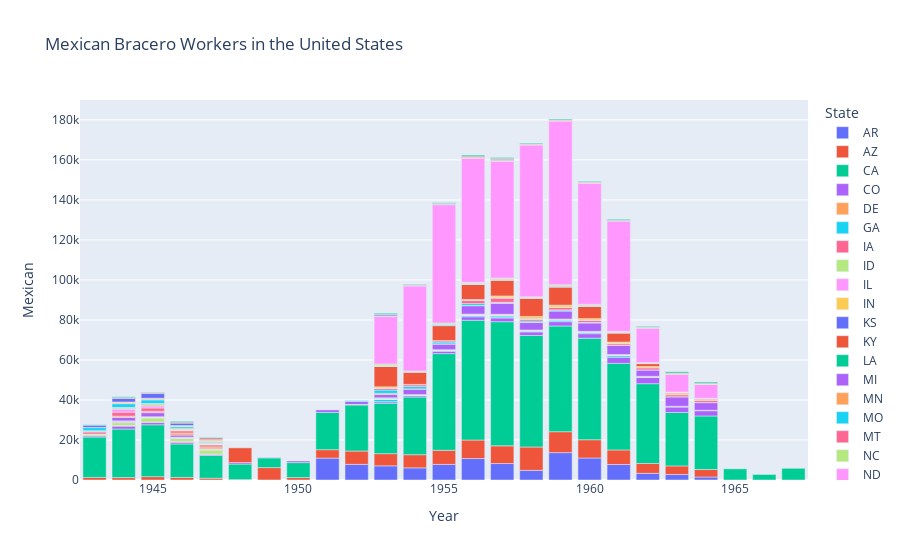

Here is the notebook cell this chart was saved with:
### Markdown cell above
This drop before the end of the Bracero Program can even be seen in the numbers of contracted Bracero Workers. Like with seasonal workers, the decline in Bracero workers started declining in around 1960, showing that it is likely that the decline in seasonal workers was partly due to a decline in Bracero workers.

### Code cell
mexican_df = farmworkers_df[farmworkers_df['Mexican'].notna()]
mexican_df = farmworkers_df[farmworkers_df['Mexican'] > 0.0]
mexican_total = mexican_df.groupby(['State', 'Year'])['Mexican'].mean().reset_index()

bracerofig = px.bar(mexican_total, x='Year', y='Mexican', color='State', title='Mexican Bracero Workers in the United States')
bracerofig.show()

### Figure 1 — Plotly figure (JSON) as saved in the notebook; plotly's stock layout.template omitted (floating-point values rounded to 4 significant figures)
{"data": [{"alignmentgroup": "True", "hovertemplate": "State=AR<br>Year=%{x}<br>Mexican=%{y}<extra></extra>", "legendgroup": "AR", "marker": {"color": "#636efa", "pattern": {"shape": ""}}, "name": "AR", "offsetgroup": "AR", "orientation": "v", "showlegend": true, "textposition": "auto", "type": "bar", "x": [1951, 1952, 1953, 1954, 1955, 1956, 1957, 1958, 1959, 1960, 1961, 1962, 1963, 1964], "xaxis": "x", "y": [10950, 7823.0, 7084.0, 6071.0, 7804.0, 10730.0, 8229, 4834.0, 13680.0, 11000.0, 7742.0, 3330, 2756.0, 1509.0], "yaxis": "y"}, {"alignmentgroup": "True", "hovertemplate": "State=AZ<br>Year=%{x}<br>Mexican=%{y}<extra></extra>", "legendgroup": "AZ", "marker": {"color": "#EF553B", "pattern": {"shape": ""}}, "name": "AZ", "offsetgroup": "AZ", "orientation": "v", "showlegend": true, "textposition": "auto", "type": "bar", "x": [1943, 1944, 1945, 1946, 1947, 1948, 1949, 1950, 1951, 1952, 1953, 1954, 1955, 1956, 1957, 1958, 1959, 1960, 1961, 1962, 1963, 1964], "xaxis": "x", "y": [1293.0, 1208.0, 1672.0, 1281.0, 900.5, 187.2, 6200, 1225, 4208.0, 6658.0, 6082.0, 6576.0, 7055.0, 9256.0, 8850.0, 11660.0, 10470.0, 9118.0, 7295.0, 4938.0, 4296, 3730.0], "yaxis": "y"}, {"alignmentgroup": "True", "hovertemplate": "State=CA<br>Year=%{x}<br>Mexican=%{y}<extra></extra>", "legendgroup": "CA", "marker": {"color": "#00cc96", "pattern": {"shape": ""}}, "name": "CA", "offsetgroup": "CA", "orientation": "v", "showlegend": true, "textposition": "auto", "type": "bar", "x": [1943, 1944, 1945, 1946, 1947, 1948, 1949, 1950, 1951, 1952, 1953, 1954, 1955, 1956, 1957, 1958, 1959, 1960, 1961, 1962, 1963, 1964, 1965, 1966, 1967], "xaxis": "x", "y": [20180.0, 24250.0, 25930.0, 16750.0, 11410.0, 7783.0, 4858.0, 7475, 18600, 23010.0, 25260.0, 28830.0, 48325, 59840.0, 62050.0, 55780.0, 52830.0, 50780.0, 43270, 39880.0, 26690.0, 26770.0, 5593.0, 2772, 5850], "yaxis": "y"}, {"alignmentgroup": "True", "hovertemplate": "State=CO<br>Year=%{x}<br>Mexican=%{y}<extra></extra>", "legendgroup": "CO", "marker": {"color": "#ab63fa", "pattern": {"shape": ""}}, "name": "CO", "offsetgroup": "CO", "orientation": "v", "showlegend": true, "textposition": "auto", "type": "bar", "x": [1943, 1944, 1945, 1946, 1947, 1949, 1950, 1953, 1954, 1955, 1956, 1957, 1958, 1959, 1960, 1961, 1962, 1963, 1964], "xaxis": "x", "y": [578.9, 1449.0, 1114.0, 793.2, 518, 234, 812, 710.4, 659.2, 1200, 1784.0, 1924.0, 1762.0, 2167.0, 2232.0, 3033.0, 3192.0, 2811.0, 2625.0], "yaxis": "y"}, {"alignmentgroup": "True", "hovertemplate": "State=DE<br>Year=%{x}<br>Mexican=%{y}<extra></extra>", "legendgroup": "DE", "marker": {"color": "#FFA15A", "pattern": {"shape": ""}}, "name": "DE", "offsetgroup": "DE", "orientation": "v", "showlegend": true, "textposition": "auto", "type": "bar", "x": [1957], "xaxis": "x", "y": [115], "yaxis": "y"}, {"alignmentgroup": "True", "hovertemplate": "State=GA<br>Year=%{x}<br>Mexican=%{y}<extra></extra>", "legendgroup": "GA", "marker": {"color": "#19d3f3", "pattern": {"shape": ""}}, "name": "GA", "offsetgroup": "GA", "orientation": "v", "showlegend": true, "textposition": "auto", "type": "bar", "x": [1953, 1954, 1955, 1956, 1957, 1958, 1959, 1960, 1961], "xaxis": "x", "y": [1152, 212.5, 242.3, 646.7, 888, 439, 821, 644.5, 763.5], "yaxis": "y"}, {"alignmentgroup": "True", "hovertemplate": "State=IA<br>Year=%{x}<br>Mexican=%{y}<extra></extra>", "legendgroup": "IA", "marker": {"color": "#FF6692", "pattern": {"shape": ""}}, "name": "IA", "offsetgroup": "IA", "orientation": "v", "showlegend": true, "textposition": "auto", "type": "bar", "x": [1944, 1945, 1946, 1947, 1953, 1956, 1957, 1958, 1959, 1960, 1961, 1962], "xaxis": "x", "y": [329.2, 292.7, 423.4, 172.6, 40, 30.67, 32, 44, 48.33, 70.67, 193, 98.5], "yaxis": "y"}, {"alignmentgroup": "True", "hovertemplate": "State=ID<br>Year=%{x}<br>Mexican=%{y}<extra></extra>", "legendgroup": "ID", "marker": {"color": "#B6E880", "pattern": {"shape": ""}}, "name": "ID", "offsetgroup": "ID", "orientation": "v", "showlegend": true, "textposition": "auto", "type": "bar", "x": [1943, 1944, 1945, 1946, 1947, 1953, 1954, 1955, 1956, 1957], "xaxis": "x", "y": [622.5, 1463.0, 2013.0, 1519, 1957.0, 223.8, 159.4, 179.2, 177.2, 127.2], "yaxis": "y"}, {"alignmentgroup": "True", "hovertemplate": "State=IL<br>Year=%{x}<br>Mexican=%{y}<extra></extra>", "legendgroup": "IL", "marker": {"color": "#FF97FF", "pattern": {"shape": ""}}, "name": "IL", "offsetgroup": "IL", "orientation": "v", "showlegend": true, "textposition": "auto", "type": "bar", "x": [1944, 1945, 1946, 1947, 1953, 1954, 1955, 1956, 1957, 1958, 1959, 1960, 1961, 1962, 1963], "xaxis": "x", "y": [576.8, 312.7, 379.1, 269.2, 24.6, 74.57, 159, 140.7, 150, 112.3, 82.5, 123, 47.5, 113, 35], "yaxis": "y"}, {"alignmentgroup": "True", "hovertemplate": "State=IN<br>Year=%{x}<br>Mexican=%{y}<extra></extra>", "legendgroup": "IN", "marker": {"color": "#FECB52", "pattern": {"shape": ""}}, "name": "IN", "offsetgroup": "IN", "orientation": "v", "showlegend": true, "textposition": "auto", "type": "bar", "x": [1944, 1945, 1946, 1947, 1952, 1953, 1954, 1955, 1956, 1957, 1958, 1959, 1960, 1961, 1962, 1963, 1964], "xaxis": "x", "y": [74.5, 191.1, 107.2, 86.88, 310, 210.2, 116.2, 166.5, 158, 255.2, 222, 187.4, 218.5, 293, 202.5, 185.5, 101], "yaxis": "y"}, {"alignmentgroup": "True", "hovertemplate": "State=KS<br>Year=%{x}<br>Mexican=%{y}<extra></extra>", "legendgroup": "KS", "marker": {"color": "#636efa", "pattern": {"shape": ""}}, "name": "KS", "offsetgroup": "KS", "orientation": "v", "showlegend": true, "textposition": "auto", "type": "bar", "x": [1943, 1944, 1945, 1946, 1947, 1956, 1957, 1958, 1959, 1960, 1961, 1962, 1963, 1964], "xaxis": "x", "y": [62.25, 218.9, 104.7, 180.6, 188.6, 28.67, 95, 39, 12.6, 14.17, 34, 78.5, 80.5, 143.3], "yaxis": "y"}, {"alignmentgroup": "True", "hovertemplate": "State=KY<br>Year=%{x}<br>Mexican=%{y}<extra></extra>", "legendgroup": "KY", "marker": {"color": "#EF553B", "pattern": {"shape": ""}}, "name": "KY", "offsetgroup": "KY", "orientation": "v", "showlegend": true, "textposition": "auto", "type": "bar", "x": [1953, 1956, 1957, 1958, 1959, 1960, 1961], "xaxis": "x", "y": [73.5, 193.5, 142.4, 96, 162.6, 94.25, 57], "yaxis": "y"}, {"alignmentgroup": "True", "hovertemplate": "State=LA<br>Year=%{x}<br>Mexican=%{y}<extra></extra>", "legendgroup": "LA", "marker": {"color": "#00cc96", "pattern": {"shape": ""}}, "name": "LA", "offsetgroup": "LA", "orientation": "v", "showlegend": true, "textposition": "auto", "type": "bar", "x": [1953], "xaxis": "x", "y": [245.7], "yaxis": "y"}, {"alignmentgroup": "True", "hovertemplate": "State=MI<br>Year=%{x}<br>Mexican=%{y}<extra></extra>", "legendgroup": "MI", "marker": {"color": "#ab63fa", "pattern": {"shape": ""}}, "name": "MI", "offsetgroup": "MI", "orientation": "v", "showlegend": true, "textposition": "auto", "type": "bar", "x": [1944, 1945, 1946, 1947, 1948, 1951, 1952, 1953, 1954, 1955, 1956, 1957, 1958, 1959, 1960, 1961, 1962, 1963, 1964], "xaxis": "x", "y": [1735, 2040, 1036.0, 54.55, 745.3, 1286.0, 1475.0, 1587.0, 2707.0, 2816.0, 4122.0, 5506.0, 3715, 4062.0, 4258.0, 4545.0, 3177.0, 4736.0, 3814.0], "yaxis": "y"}, {"alignmentgroup": "True", "hovertemplate": "State=MN<br>Year=%{x}<br>Mexican=%{y}<extra></extra>", "legendgroup": "MN", "marker": {"color": "#FFA15A", "pattern": {"shape": ""}}, "name": "MN", "offsetgroup": "MN", "orientation": "v", "showlegend": true, "textposition": "auto", "type": "bar", "x": [1943, 1944, 1945, 1946, 1947, 1953, 1954, 1955, 1956, 1957, 1958, 1959, 1960, 1961, 1962, 1963, 1964], "xaxis": "x", "y": [235.5, 612, 669.6, 1030.0, 990.9, 615.3, 138, 104, 155, 259.8, 100, 58, 49, 37.5, 29.33, 26.33, 14], "yaxis": "y"}, {"alignmentgroup": "True", "hovertemplate": "State=MO<br>Year=%{x}<br>Mexican=%{y}<extra></extra>", "legendgroup": "MO", "marker": {"color": "#19d3f3", "pattern": {"shape": ""}}, "name": "MO", "offsetgroup": "MO", "orientation": "v", "showlegend": true, "textposition": "auto", "type": "bar", "x": [1953, 1954, 1955, 1956, 1957, 1958, 1959, 1960], "xaxis": "x", "y": [1650, 1163.0, 906, 938.3, 227.5, 685, 497, 194.8], "yaxis": "y"}, {"alignmentgroup": "True", "hovertemplate": "State=MT<br>Year=%{x}<br>Mexican=%{y}<extra></extra>", "legendgroup": "MT", "marker": {"color": "#FF6692", "pattern": {"shape": ""}}, "name": "MT", "offsetgroup": "MT", "orientation": "v", "showlegend": true, "textposition": "auto", "type": "bar", "x": [1943, 1944, 1945, 1946, 1947, 1953, 1954, 1955, 1956, 1957, 1958, 1959, 1960, 1961, 1962, 1963, 1964], "xaxis": "x", "y": [1029.0, 1986.0, 1669.0, 1081.0, 986.7, 847, 877.7, 627.7, 1507, 2082.0, 831, 1217, 1002, 798.7, 1011.0, 981.7, 983.5], "yaxis": "y"}, {"alignmentgroup": "True", "hovertemplate": "State=NC<br>Year=%{x}<br>Mexican=%{y}<extra></extra>", "legendgroup": "NC", "marker": {"color": "#B6E880", "pattern": {"shape": ""}}, "name": "NC", "offsetgroup": "NC", "orientation": "v", "showlegend": true, "textposition": "auto", "type": "bar", "x": [1947], "xaxis": "x", "y": [330.3], "yaxis": "y"}, {"alignmentgroup": "True", "hovertemplate": "State=ND<br>Year=%{x}<br>Mexican=%{y}<extra></extra>", "legendgroup": "ND", "marker": {"color": "#FF97FF", "pattern": {"shape": ""}}, "name": "ND", "offsetgroup": "ND", "orientation": "v", "showlegend": true, "textposition": "auto", "type": "bar", "x": [1943, 1944, 1945, 1946, 1947, 1953, 1957, 1958, 1959, 1960, 1961], "xaxis": "x", "y": [199.5, 1503.0, 1036.0, 242.2, 58.22, 80, 170, 249, 36, 54, 108], "yaxis": "y"}, {"alignmentgroup": "True", "hovertemplate": "State=NE<br>Year=%{x}<br>Mexican=%{y}<extra></extra>", "legendgroup": "NE", "marker": {"color": "#FECB52", "pattern": {"shape": ""}}, "name": "NE", "offsetgroup": "NE", "orientation": "v", "showlegend": true, "textposition": "auto", "type": "bar", "x": [1943, 1944, 1945, 1946, 1947, 1953, 1954, 1955, 1956, 1957, 1958, 1959, 1960, 1961, 1962, 1963, 1964], "xaxis": "x", "y": [182.5, 425.7, 684.3, 663.8, 505.9, 698, 209.5, 123.9, 450.8, 896.7, 1202.0, 1072, 811.3, 765.3, 702, 681.8, 546.3], "yaxis": "y"}, {"alignmentgroup": "True", "hovertemplate": "State=NH<br>Year=%{x}<br>Mexican=%{y}<extra></extra>", "legendgroup": "NH", "marker": {"color": "#636efa", "pattern": {"shape": ""}}, "name": "NH", "offsetgroup": "NH", "orientation": "v", "showlegend": true, "textposition": "auto", "type": "bar", "x": [1956], "xaxis": "x", "y": [79], "yaxis": "y"}, {"alignmentgroup": "True", "hovertemplate": "State=NM<br>Year=%{x}<br>Mexican=%{y}<extra></extra>", "legendgroup": "NM", "marker": {"color": "#EF553B", "pattern": {"shape": ""}}, "name": "NM", "offsetgroup": "NM", "orientation": "v", "showlegend": true, "textposition": "auto", "type": "bar", "x": [1946, 1948, 1953, 1954, 1955, 1956, 1957, 1958, 1959, 1960, 1961, 1962, 1963, 1964], "xaxis": "x", "y": [22.38, 7356, 10230.0, 6132.0, 7463.0, 7571.0, 7945, 9125.0, 9087.0, 6082.0, 4514.0, 1443.0, 543.8, 393.6], "yaxis": "y"}, {"alignmentgroup": "True", "hovertemplate": "State=NV<br>Year=%{x}<br>Mexican=%{y}<extra></extra>", "legendgroup": "NV", "marker": {"color": "#00cc96", "pattern": {"shape": ""}}, "name": "NV", "offsetgroup": "NV", "orientation": "v", "showlegend": true, "textposition": "auto", "type": "bar", "x": [1943, 1944, 1945, 1946, 1947, 1953, 1954, 1955, 1956, 1957, 1958, 1959, 1960, 1961, 1962, 1963], "xaxis": "x", "y": [281.1, 304.5, 443.4, 220, 119.1, 82, 60, 43, 22.33, 31, 39.57, 37.71, 60.86, 25.14, 29, 29], "yaxis": "y"}, {"alignmentgroup": "True", "hovertemplate": "State=NY<br>Year=%{x}<br>Mexican=%{y}<extra></extra>", "legendgroup": "NY", "marker": {"color": "#ab63fa", "pattern": {"shape": ""}}, "name": "NY", "offsetgroup": "NY", "orientation": "v", "showlegend": true, "textposition": "auto", "type": "bar", "x": [1947], "xaxis": "x", "y": [173.7], "yaxis": "y"}, {"alignmentgroup": "True", "hovertemplate": "State=OH<br>Year=%{x}<br>Mexican=%{y}<extra></extra>", "legendgroup": "OH", "marker": {"color": "#FFA15A", "pattern": {"shape": ""}}, "name": "OH", "offsetgroup": "OH", "orientation": "v", "showlegend": true, "textposition": "auto", "type": "bar", "x": [1944, 1945, 1956, 1957], "xaxis": "x", "y": [129, 80.75, 50, 64], "yaxis": "y"}, {"alignmentgroup": "True", "hovertemplate": "State=OR<br>Year=%{x}<br>Mexican=%{y}<extra></extra>", "legendgroup": "OR", "marker": {"color": "#19d3f3", "pattern": {"shape": ""}}, "name": "OR", "offsetgroup": "OR", "orientation": "v", "showlegend": true, "textposition": "auto", "type": "bar", "x": [1943, 1944, 1945, 1946, 1947, 1952, 1953, 1955, 1956, 1957, 1958, 1959, 1960, 1961, 1962, 1963, 1964], "xaxis": "x", "y": [1537.0, 1894.0, 1786.0, 901.8, 486, 425.2, 159, 590.5, 349.6, 205, 199, 359, 349, 327, 234, 67, 187], "yaxis": "y"}, {"alignmentgroup": "True", "hovertemplate": "State=SD<br>Year=%{x}<br>Mexican=%{y}<extra></extra>", "legendgroup": "SD", "marker": {"color": "#FF6692", "pattern": {"shape": ""}}, "name": "SD", "offsetgroup": "SD", "orientation": "v", "showlegend": true, "textposition": "auto", "type": "bar", "x": [1943, 1944, 1945, 1946, 1947, 1953, 1954, 1955, 1956, 1957, 1958, 1959, 1960, 1961, 1962, 1963, 1964], "xaxis": "x", "y": [73.62, 308.2, 340.5, 204.8, 144.8, 185, 209.5, 111, 202, 296, 167.5, 216, 229, 125.5, 84, 49, 51], "yaxis": "y"}, {"alignmentgroup": "True", "hovertemplate": "State=TN<br>Year=%{x}<br>Mexican=%{y}<extra></extra>", "legendgroup": "TN", "marker": {"color": "#B6E880", "pattern": {"shape": ""}}, "name": "TN", "offsetgroup": "TN", "orientation": "v", "showlegend": true, "textposition": "auto", "type": "bar", "x": [1953, 1954, 1955, 1956, 1957, 1958, 1959, 1960, 1961, 1962], "xaxis": "x", "y": [749.5, 315, 548.7, 376.2, 453.2, 269.8, 503.2, 478.8, 331, 165], "yaxis": "y"}, {"alignmentgroup": "True", "hovertemplate": "State=TX<br>Year=%{x}<br>Mexican=%{y}<extra></extra>", "legendgroup": "TX", "marker": {"color": "#FF97FF", "pattern": {"shape": ""}}, "name": "TX", "offsetgroup": "TX", "orientation": "v", "showlegend": true, "textposition": "auto", "type": "bar", "x": [1953, 1954, 1955, 1956, 1957, 1958, 1959, 1960, 1961, 1962, 1963, 1964], "xaxis": "x", "y": [23680.0, 42490.0, 59150, 62050.0, 58360.0, 75889, 81808, 60500.0, 55130.0, 17185, 8907.0, 6895], "yaxis": "y"}, {"alignmentgroup": "True", "hovertemplate": "State=UT<br>Year=%{x}<br>Mexican=%{y}<extra></extra>", "legendgroup": "UT", "marker": {"color": "#FECB52", "pattern": {"shape": ""}}, "name": "UT", "offsetgroup": "UT", "orientation": "v", "showlegend": true, "textposition": "auto", "type": "bar", "x": [1944, 1945, 1946, 1947, 1953, 1954, 1955, 1956, 1957, 1958, 1959, 1960, 1961, 1962, 1963, 1964], "xaxis": "x", "y": [516.2, 492.6, 410.3, 586.8, 234.2, 182, 217.7, 305.2, 461.3, 291.7, 335.6, 259.3, 208.3, 312, 291.3, 275.5], "yaxis": "y"}, {"alignmentgroup": "True", "hovertemplate": "State=WA<br>Year=%{x}<br>Mexican=%{y}<extra></extra>", "legendgroup": "WA", "marker": {"color": "#636efa", "pattern": {"shape": ""}}, "name": "WA", "offsetgroup": "WA", "orientation": "v", "showlegend": true, "textposition": "auto", "type": "bar", "x": [1943, 1944, 1945, 1946, 1947, 1953, 1954, 1955, 1956, 1957, 1960], "xaxis": "x", "y": [1115.0, 1823.0, 2342.0, 1175.0, 457.2, 605.1, 176.2, 271.5, 242.7, 451.2, 60], "yaxis": "y"}, {"alignmentgroup": "True", "hovertemplate": "State=WI<br>Year=%{x}<br>Mexican=%{y}<extra></extra>", "legendgroup": "WI", "marker": {"color": "#EF553B", "pattern": {"shape": ""}}, "name": "WI", "offsetgroup": "WI", "orientation": "v", "showlegend": true, "textposition": "auto", "type": "bar", "x": [1944, 1945, 1946, 1947, 1953, 1954, 1955, 1956, 1957, 1958, 1959, 1960, 1961, 1962, 1963, 1964], "xaxis": "x", "y": [344.5, 401, 448.8, 686.9, 351, 251.2, 251.4, 490.3, 424.9, 258.8, 275.8, 307.6, 197.8, 213, 279.8, 314.8], "yaxis": "y"}, {"alignmentgroup": "True", "hovertemplate": "State=WY<br>Year=%{x}<br>Mexican=%{y}<extra></extra>", "legendgroup": "WY", "marker": {"color": "#00cc96", "pattern": {"shape": ""}}, "name": "WY", "offsetgroup": "WY", "orientation": "v", "showlegend": true, "textposition": "auto", "type": "bar", "x": [1943, 1944, 1945, 1946, 1947, 1953, 1954, 1955, 1956, 1957, 1958, 1959, 1960, 1961, 1962, 1963, 1964], "xaxis": "x", "y": [273.9, 437.9, 247.2, 453, 258.6, 473, 281.2, 282, 523.8, 518.2, 394.8, 434.5, 351.2, 476, 396, 621.7, 592.3], "yaxis": "y"}], "layout": {"autosize": true, "barmode": "relative", "legend": {"title": {"text": "State"}, "tracegroupgap": 0}, "title": {"text": "Mexican Bracero Workers in the United States"}, "xaxis": {"anchor": "y", "autorange": true, "domain": [0, 1], "range": [1942.0, 1968.0], "title": {"text": "Year"}, "type": "linear"}, "yaxis": {"anchor": "x", "autorange": true, "domain": [0, 1], "range": [0, 190000.0], "title": {"text": "Mexican"}, "type": "linear"}}}
